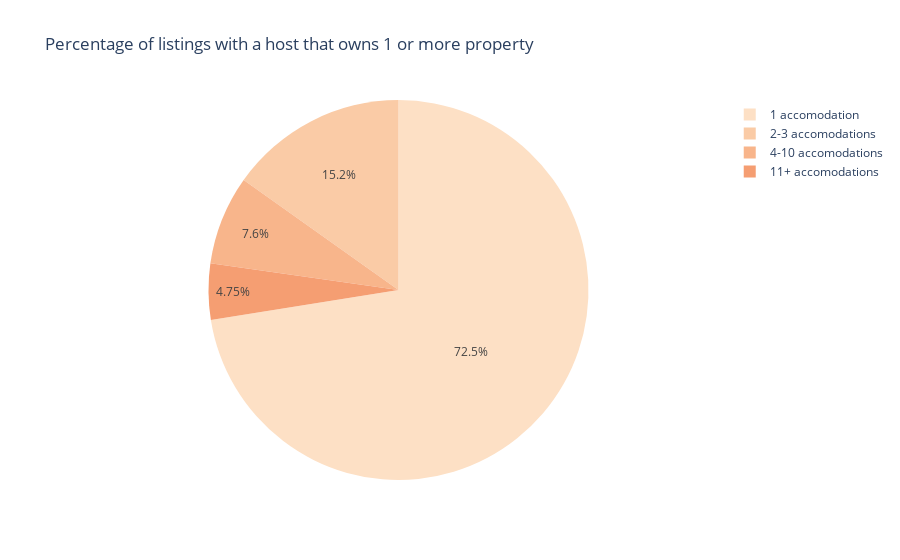

Notebook source saved alongside this figure:
### Code cell
fig = px.pie(listings_info_df, names = 'Host Listings', values='Percentage of Listings', 
             title='Percentage of listings with a host that owns 1 or more property',
            color_discrete_sequence = px.colors.sequential.Peach)
fig.show()

### Figure 1 — Plotly figure (JSON) as saved in the notebook; plotly's stock layout.template omitted (floating-point values rounded to 4 significant figures)
{"data": [{"domain": {"x": [0, 1], "y": [0, 1]}, "hovertemplate": "Host Listings=%{label}<br>Percentage of Listings=%{value}<extra></extra>", "labels": ["1 accomodation", "2-3 accomodations", "4-10 accomodations", "11+ accomodations"], "legendgroup": "", "name": "", "showlegend": true, "type": "pie", "values": [0.7248, 0.1516, 0.07599, 0.04754]}], "layout": {"legend": {"tracegroupgap": 0}, "piecolorway": ["rgb(253, 224, 197)", "rgb(250, 203, 166)", "rgb(248, 181, 139)", "rgb(245, 158, 114)", "rgb(242, 133, 93)", "rgb(239, 106, 76)", "rgb(235, 74, 64)"], "title": {"text": "Percentage of listings with a host that owns 1 or more property"}}}
